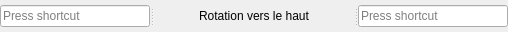
                <widget class="QSplitter" name="splitter_34">
                 <property name="sizePolicy">
                  <sizepolicy hsizetype="Fixed" vsizetype="Fixed">
                   <horstretch>0</horstretch>
                   <verstretch>0</verstretch>
                  </sizepolicy>
                 </property>
                 <property name="minimumSize">
                  <size>
                   <width>504</width>
                   <height>32</height>
                  </size>
                 </property>
                 <property name="maximumSize">
                  <size>
                   <width>502</width>
                   <height>32</height>
                  </size>
                 </property>
                 <property name="orientation">
                  <enum>Qt::Horizontal</enum>
                 </property>
                 <widget class="QKeySequenceEdit" name="_2Player_1_KeyCameraForwardRotation">
                  <property name="sizePolicy">
                   <sizepolicy hsizetype="Fixed" vsizetype="Fixed">
                    <horstretch>0</horstretch>
                    <verstretch>0</verstretch>
                   </sizepolicy>
                  </property>
                  <property name="minimumSize">
                   <size>
                    <width>150</width>
                    <height>32</height>
                   </size>
                  </property>
                  <property name="maximumSize">
                   <size>
                    <width>150</width>
                    <height>32</height>
                   </size>
                  </property>
                 </widget>
                 <widget class="QLabel" name="label_37">
                  <property name="sizePolicy">
                   <sizepolicy hsizetype="Fixed" vsizetype="Fixed">
                    <horstretch>0</horstretch>
                    <verstretch>0</verstretch>
                   </sizepolicy>
                  </property>
                  <property name="minimumSize">
                   <size>
                    <width>200</width>
                    <height>32</height>
                   </size>
                  </property>
                  <property name="maximumSize">
                   <size>
                    <width>200</width>
                    <height>32</height>
                   </size>
                  </property>
                  <property name="text">
                   <string>Rotation vers le haut</string>
                  </property>
                  <property name="alignment">
                   <set>Qt::AlignCenter</set>
                  </property>
                 </widget>
                 <widget class="QKeySequenceEdit" name="_2Player_2_KeyCameraForwardRotation">
                  <property name="sizePolicy">
                   <sizepolicy hsizetype="Fixed" vsizetype="Fixed">
                    <horstretch>0</horstretch>
                    <verstretch>0</verstretch>
                   </sizepolicy>
                  </property>
                  <property name="minimumSize">
                   <size>
                    <width>150</width>
                    <height>32</height>
                   </size>
                  </property>
                  <property name="maximumSize">
                   <size>
                    <width>150</width>
                    <height>32</height>
                   </size>
                  </property>
                 </widget>
                </widget>
